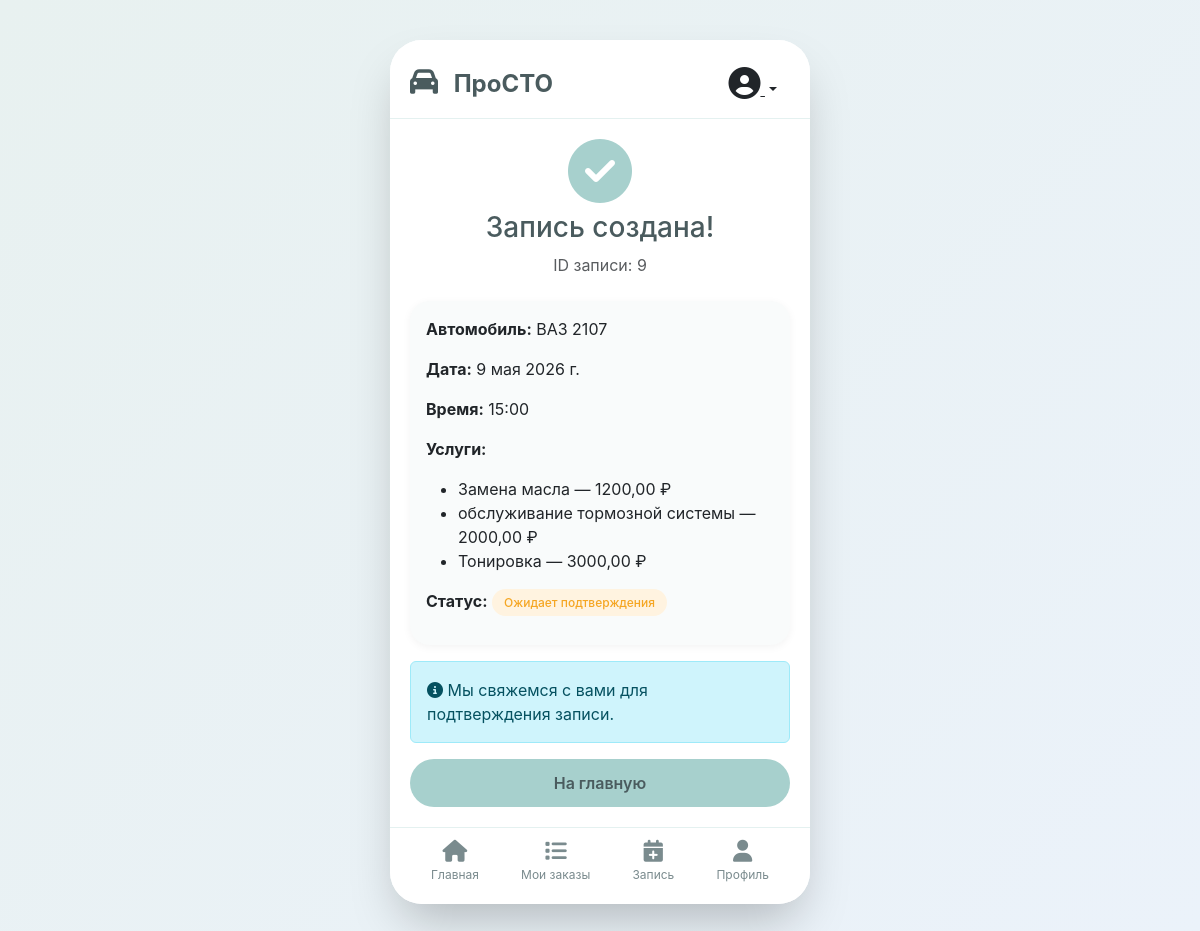
Screenshot of /booking/confirmation/9/ (signed in) with the database file from the repository.
### appointments/models.py (models this page shows, shortened)
class Appointment(models.Model):
    STATUS_CHOICES = (
        ('pending', 'Ожидает подтверждения'),
        ('confirmed', 'Подтверждена'),
        ('in_progress', 'В работе'),
        ('completed', 'Выполнена'),
        ('cancelled', 'Отменена'),
    )
    user = models.ForeignKey(settings.AUTH_USER_MODEL, on_delete=models.CASCADE)
    vehicle = models.ForeignKey(Vehicle, on_delete=models.CASCADE)
    services = models.ManyToManyField(Service)
    date = models.DateField(verbose_name='Дата')
    time = models.CharField(max_length=10, verbose_name='Время')
    status = models.CharField(max_length=20, choices=STATUS_CHOICES, default='pending')
    created_at = models.DateTimeField(auto_now_add=True)

### vehicles/models.py (models this page shows, shortened)
class Vehicle(models.Model):
    owner = models.ForeignKey(settings.AUTH_USER_MODEL, on_delete=models.CASCADE, related_name='vehicles')
    brand = models.CharField(max_length=50, verbose_name='Марка')
    model = models.CharField(max_length=50, verbose_name='Модель')
    year = models.IntegerField(verbose_name='Год выпуска')
    license_plate = models.CharField(max_length=20, verbose_name='Госномер')
    vin = models.CharField(max_length=17, blank=True, verbose_name='VIN')
    mileage = models.IntegerField(default=0, verbose_name='Пробег')

### services/models.py (models this page shows, shortened)
class Service(models.Model):
    name = models.CharField(max_length=100, verbose_name='Название услуги')
    description = models.TextField(blank=True, verbose_name='Описание')
    price = models.DecimalField(max_digits=10, decimal_places=2, verbose_name='Цена')
    duration_minutes = models.IntegerField(default=60, verbose_name='Длительность (мин)')
    is_active = models.BooleanField(default=True, verbose_name='Активна')
    checklist_items = models.TextField(
        blank=True,
        verbose_name='Пункты чек-листа',
        help_text='Каждый пункт с новой строки'
    )

### appointments/views.py (the view)
# urls.py: path('booking/confirmation/<int:appointment_id>/', appointment_confirmation, name='appointment_confirmation'),
@login_required
def appointment_confirmation(request, appointment_id):
    appointment = get_object_or_404(Appointment, id=appointment_id, user=request.user)
    return render(request, 'appointments/confirmation.html', {'appointment': appointment})

### templates/appointments/confirmation.html (shortened to what this page needs)
{% extends 'core/base.html' %}
{% block content %}
<div class="text-center mb-4">
    <i class="fas fa-check-circle fa-4x" style="color: #A7D0CD;"></i>
    <h3 class="mt-2">Запись создана!</h3>
    <p class="text-muted">ID записи: {{ appointment.id }}</p>
</div>
<div class="card">
    <div class="card-body">
        <p><strong>Автомобиль:</strong> {{ appointment.vehicle.brand }} {{ appointment.vehicle.model }}</p>
        <p><strong>Дата:</strong> {{ appointment.date }}</p>
        <p><strong>Время:</strong> {{ appointment.time }}</p>
        <p><strong>Услуги:</strong></p>
        <ul>
            {% for service in appointment.services.all %}
                <li>{{ service.name }} — {{ service.price }} ₽</li>
            {% endfor %}
        </ul>
        <p><strong>Статус:</strong> <span class="badge-status status-pending">Ожидает подтверждения</span></p>
    </div>
</div>
<div class="alert alert-info mt-3">
    <i class="fas fa-info-circle"></i> Мы свяжемся с вами для подтверждения записи.
</div>
<a href="{% url 'home' %}" class="btn btn-primary w-100">На главную</a>
{% endblock %}

### static/css/main.css (style rules this page uses)
:root { --bg-pastel-green: #E8F1F0; --bg-pastel-blue: #EBF2FA; --primary-pastel: #A7D0CD; --secondary-pastel: #D4E2D4; --accent-pastel: #F4E3D7; --text-dark: #4A5B5E; --text-light: #7A8B8E; --card-bg: #FFFFFF; --shadow: rgba(0, 0, 0, 0.05); }
* { margin: 0; padding: 0; box-sizing: border-box; }
body { background: linear-gradient(135deg, var(--bg-pastel-green) 0%, var(--bg-pastel-blue) 100%); font-family: 'Inter', -apple-system, BlinkMacSystemFont, 'Segoe UI', Roboto, Helvetica, Arial, sans-serif; color: var(--text-dark); min-height: 100vh; }
.card { border: none; border-radius: 20px; background: #F9FBFB; margin-bottom: 16px; transition: transform 0.1s ease; box-shadow: 0 2px 8px var(--shadow); }
.card-body { padding: 16px; }
.btn-primary { background: var(--primary-pastel); border: none; color: var(--text-dark); font-weight: 600; padding: 12px; border-radius: 30px; transition: all 0.2s ease; }
.badge-status { padding: 6px 12px; border-radius: 20px; font-size: 12px; font-weight: 500; }
.status-pending { background: #FFF3E0; color: #F5A623; }

### rows the page displays
Appointment: id "9", vehicle.brand "ВАЗ", vehicle.model "2107", date "9 мая 2026 г.", time "15:00"
Service: name "Замена масла", price "1200,00"
Service: name "обслуживание тормозной системы", price "2000,00"
Service: name "Тонировка", price "3000,00"
